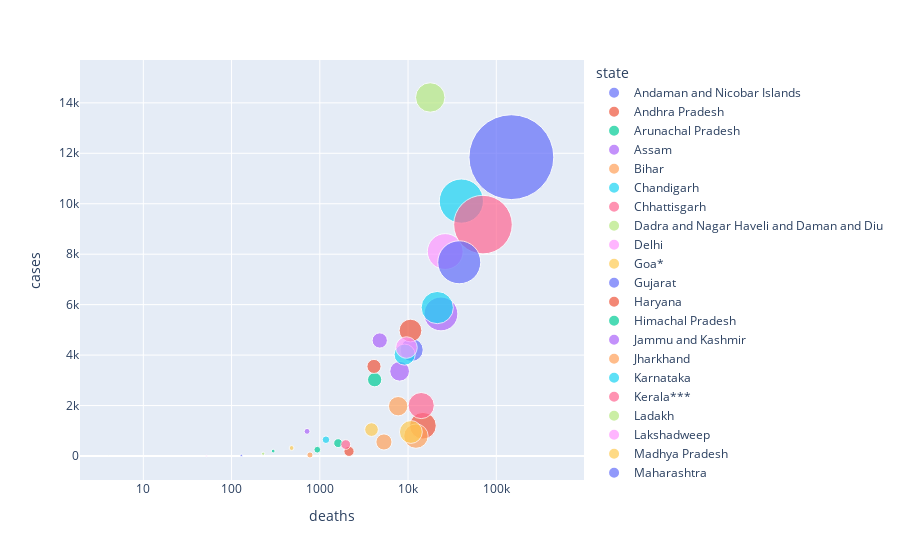

Notebook code for this chart:
### Code cell
data=response.json()
df=pd.json_normalize(data['states'])
fig = px.scatter(df, x="deaths",y="cases",size="deaths", color="state",log_x=True, size_max=60)
fig.show()
df

### Figure 1 — Plotly figure (JSON) as saved in the notebook; plotly's stock layout.template omitted (floating-point values rounded to 4 significant figures)
{"data": [{"hovertemplate": "state=Andaman and Nicobar Islands<br>deaths=%{marker.size}<br>cases=%{y}<extra></extra>", "legendgroup": "Andaman and Nicobar Islands", "marker": {"color": "#636efa", "size": [129], "sizemode": "area", "sizeref": 41.16, "symbol": "circle"}, "mode": "markers", "name": "Andaman and Nicobar Islands", "orientation": "v", "showlegend": true, "type": "scatter", "x": [129], "xaxis": "x", "y": [24], "yaxis": "y"}, {"hovertemplate": "state=Andhra Pradesh<br>deaths=%{marker.size}<br>cases=%{y}<extra></extra>", "legendgroup": "Andhra Pradesh", "marker": {"color": "#EF553B", "size": [14733], "sizemode": "area", "sizeref": 41.16, "symbol": "circle"}, "mode": "markers", "name": "Andhra Pradesh", "orientation": "v", "showlegend": true, "type": "scatter", "x": [14733], "xaxis": "x", "y": [1199], "yaxis": "y"}, {"hovertemplate": "state=Arunachal Pradesh<br>deaths=%{marker.size}<br>cases=%{y}<extra></extra>", "legendgroup": "Arunachal Pradesh", "marker": {"color": "#00cc96", "size": [296], "sizemode": "area", "sizeref": 41.16, "symbol": "circle"}, "mode": "markers", "name": "Arunachal Pradesh", "orientation": "v", "showlegend": true, "type": "scatter", "x": [296], "xaxis": "x", "y": [196], "yaxis": "y"}, {"hovertemplate": "state=Assam<br>deaths=%{marker.size}<br>cases=%{y}<extra></extra>", "legendgroup": "Assam", "marker": {"color": "#ab63fa", "size": [8026], "sizemode": "area", "sizeref": 41.16, "symbol": "circle"}, "mode": "markers", "name": "Assam", "orientation": "v", "showlegend": true, "type": "scatter", "x": [8026], "xaxis": "x", "y": [3359], "yaxis": "y"}, {"hovertemplate": "state=Bihar<br>deaths=%{marker.size}<br>cases=%{y}<extra></extra>", "legendgroup": "Bihar", "marker": {"color": "#FFA15A", "size": [12287], "sizemode": "area", "sizeref": 41.16, "symbol": "circle"}, "mode": "markers", "name": "Bihar", "orientation": "v", "showlegend": true, "type": "scatter", "x": [12287], "xaxis": "x", "y": [789], "yaxis": "y"}, {"hovertemplate": "state=Chandigarh<br>deaths=%{marker.size}<br>cases=%{y}<extra></extra>", "legendgroup": "Chandigarh", "marker": {"color": "#19d3f3", "size": [1174], "sizemode": "area", "sizeref": 41.16, "symbol": "circle"}, "mode": "markers", "name": "Chandigarh", "orientation": "v", "showlegend": true, "type": "scatter", "x": [1174], "xaxis": "x", "y": [645], "yaxis": "y"}, {"hovertemplate": "state=Chhattisgarh<br>deaths=%{marker.size}<br>cases=%{y}<extra></extra>", "legendgroup": "Chhattisgarh", "marker": {"color": "#FF6692", "size": [14088], "sizemode": "area", "sizeref": 41.16, "symbol": "circle"}, "mode": "markers", "name": "Chhattisgarh", "orientation": "v", "showlegend": true, "type": "scatter", "x": [14088], "xaxis": "x", "y": [2000], "yaxis": "y"}, {"hovertemplate": "state=Dadra and Nagar Haveli and Daman and Diu<br>deaths=%{marker.size}<br>cases=%{y}<extra></extra>", "legendgroup": "Dadra and Nagar Haveli and Daman and Diu", "marker": {"color": "#B6E880", "size": [4], "sizemode": "area", "sizeref": 41.16, "symbol": "circle"}, "mode": "markers", "name": "Dadra and Nagar Haveli and Daman and Diu", "orientation": "v", "showlegend": true, "type": "scatter", "x": [4], "xaxis": "x", "y": [9], "yaxis": "y"}, {"hovertemplate": "state=Delhi<br>deaths=%{marker.size}<br>cases=%{y}<extra></extra>", "legendgroup": "Delhi", "marker": {"color": "#FF97FF", "size": [26376], "sizemode": "area", "sizeref": 41.16, "symbol": "circle"}, "mode": "markers", "name": "Delhi", "orientation": "v", "showlegend": true, "type": "scatter", "x": [26376], "xaxis": "x", "y": [8105], "yaxis": "y"}, {"hovertemplate": "state=Goa*<br>deaths=%{marker.size}<br>cases=%{y}<extra></extra>", "legendgroup": "Goa*", "marker": {"color": "#FECB52", "size": [3855], "sizemode": "area", "sizeref": 41.16, "symbol": "circle"}, "mode": "markers", "name": "Goa*", "orientation": "v", "showlegend": true, "type": "scatter", "x": [3855], "xaxis": "x", "y": [1047], "yaxis": "y"}, {"hovertemplate": "state=Gujarat<br>deaths=%{marker.size}<br>cases=%{y}<extra></extra>", "legendgroup": "Gujarat", "marker": {"color": "#636efa", "size": [10990], "sizemode": "area", "sizeref": 41.16, "symbol": "circle"}, "mode": "markers", "name": "Gujarat", "orientation": "v", "showlegend": true, "type": "scatter", "x": [10990], "xaxis": "x", "y": [4205], "yaxis": "y"}, {"hovertemplate": "state=Haryana<br>deaths=%{marker.size}<br>cases=%{y}<extra></extra>", "legendgroup": "Haryana", "marker": {"color": "#EF553B", "size": [10654], "sizemode": "area", "sizeref": 41.16, "symbol": "circle"}, "mode": "markers", "name": "Haryana", "orientation": "v", "showlegend": true, "type": "scatter", "x": [10654], "xaxis": "x", "y": [4973], "yaxis": "y"}, {"hovertemplate": "state=Himachal Pradesh<br>deaths=%{marker.size}<br>cases=%{y}<extra></extra>", "legendgroup": "Himachal Pradesh", "marker": {"color": "#00cc96", "size": [4183], "sizemode": "area", "sizeref": 41.16, "symbol": "circle"}, "mode": "markers", "name": "Himachal Pradesh", "orientation": "v", "showlegend": true, "type": "scatter", "x": [4183], "xaxis": "x", "y": [3024], "yaxis": "y"}, {"hovertemplate": "state=Jammu and Kashmir<br>deaths=%{marker.size}<br>cases=%{y}<extra></extra>", "legendgroup": "Jammu and Kashmir", "marker": {"color": "#ab63fa", "size": [4777], "sizemode": "area", "sizeref": 41.16, "symbol": "circle"}, "mode": "markers", "name": "Jammu and Kashmir", "orientation": "v", "showlegend": true, "type": "scatter", "x": [4777], "xaxis": "x", "y": [4579], "yaxis": "y"}, {"hovertemplate": "state=Jharkhand<br>deaths=%{marker.size}<br>cases=%{y}<extra></extra>", "legendgroup": "Jharkhand", "marker": {"color": "#FFA15A", "size": [5330], "sizemode": "area", "sizeref": 41.16, "symbol": "circle"}, "mode": "markers", "name": "Jharkhand", "orientation": "v", "showlegend": true, "type": "scatter", "x": [5330], "xaxis": "x", "y": [556], "yaxis": "y"}, {"hovertemplate": "state=Karnataka<br>deaths=%{marker.size}<br>cases=%{y}<extra></extra>", "legendgroup": "Karnataka", "marker": {"color": "#19d3f3", "size": [40186], "sizemode": "area", "sizeref": 41.16, "symbol": "circle"}, "mode": "markers", "name": "Karnataka", "orientation": "v", "showlegend": true, "type": "scatter", "x": [40186], "xaxis": "x", "y": [10105], "yaxis": "y"}, {"hovertemplate": "state=Kerala***<br>deaths=%{marker.size}<br>cases=%{y}<extra></extra>", "legendgroup": "Kerala***", "marker": {"color": "#FF6692", "size": [70642], "sizemode": "area", "sizeref": 41.16, "symbol": "circle"}, "mode": "markers", "name": "Kerala***", "orientation": "v", "showlegend": true, "type": "scatter", "x": [70642], "xaxis": "x", "y": [9173], "yaxis": "y"}, {"hovertemplate": "state=Ladakh<br>deaths=%{marker.size}<br>cases=%{y}<extra></extra>", "legendgroup": "Ladakh", "marker": {"color": "#B6E880", "size": [228], "sizemode": "area", "sizeref": 41.16, "symbol": "circle"}, "mode": "markers", "name": "Ladakh", "orientation": "v", "showlegend": true, "type": "scatter", "x": [228], "xaxis": "x", "y": [91], "yaxis": "y"}, {"hovertemplate": "state=Lakshadweep<br>deaths=%{marker.size}<br>cases=%{y}<extra></extra>", "legendgroup": "Lakshadweep", "marker": {"color": "#FF97FF", "size": [52], "sizemode": "area", "sizeref": 41.16, "symbol": "circle"}, "mode": "markers", "name": "Lakshadweep", "orientation": "v", "showlegend": true, "type": "scatter", "x": [52], "xaxis": "x", "y": [0], "yaxis": "y"}, {"hovertemplate": "state=Madhya Pradesh<br>deaths=%{marker.size}<br>cases=%{y}<extra></extra>", "legendgroup": "Madhya Pradesh", "marker": {"color": "#FECB52", "size": [10763], "sizemode": "area", "sizeref": 41.16, "symbol": "circle"}, "mode": "markers", "name": "Madhya Pradesh", "orientation": "v", "showlegend": true, "type": "scatter", "x": [10763], "xaxis": "x", "y": [952], "yaxis": "y"}, {"hovertemplate": "state=Maharashtra<br>deaths=%{marker.size}<br>cases=%{y}<extra></extra>", "legendgroup": "Maharashtra", "marker": {"color": "#636efa", "size": [148168], "sizemode": "area", "sizeref": 41.16, "symbol": "circle"}, "mode": "markers", "name": "Maharashtra", "orientation": "v", "showlegend": true, "type": "scatter", "x": [148168], "xaxis": "x", "y": [11847], "yaxis": "y"}, {"hovertemplate": "state=Manipur<br>deaths=%{marker.size}<br>cases=%{y}<extra></extra>", "legendgroup": "Manipur", "marker": {"color": "#EF553B", "size": [2143], "sizemode": "area", "sizeref": 41.16, "symbol": "circle"}, "mode": "markers", "name": "Manipur", "orientation": "v", "showlegend": true, "type": "scatter", "x": [2143], "xaxis": "x", "y": [183], "yaxis": "y"}, {"hovertemplate": "state=Meghalaya<br>deaths=%{marker.size}<br>cases=%{y}<extra></extra>", "legendgroup": "Meghalaya", "marker": {"color": "#00cc96", "size": [1613], "sizemode": "area", "sizeref": 41.16, "symbol": "circle"}, "mode": "markers", "name": "Meghalaya", "orientation": "v", "showlegend": true, "type": "scatter", "x": [1613], "xaxis": "x", "y": [510], "yaxis": "y"}, {"hovertemplate": "state=Mizoram<br>deaths=%{marker.size}<br>cases=%{y}<extra></extra>", "legendgroup": "Mizoram", "marker": {"color": "#ab63fa", "size": [717], "sizemode": "area", "sizeref": 41.16, "symbol": "circle"}, "mode": "markers", "name": "Mizoram", "orientation": "v", "showlegend": true, "type": "scatter", "x": [717], "xaxis": "x", "y": [976], "yaxis": "y"}, {"hovertemplate": "state=Nagaland<br>deaths=%{marker.size}<br>cases=%{y}<extra></extra>", "legendgroup": "Nagaland", "marker": {"color": "#FFA15A", "size": [773], "sizemode": "area", "sizeref": 41.16, "symbol": "circle"}, "mode": "markers", "name": "Nagaland", "orientation": "v", "showlegend": true, "type": "scatter", "x": [773], "xaxis": "x", "y": [41], "yaxis": "y"}, {"hovertemplate": "state=Odisha<br>deaths=%{marker.size}<br>cases=%{y}<extra></extra>", "legendgroup": "Odisha", "marker": {"color": "#19d3f3", "size": [9154], "sizemode": "area", "sizeref": 41.16, "symbol": "circle"}, "mode": "markers", "name": "Odisha", "orientation": "v", "showlegend": true, "type": "scatter", "x": [9154], "xaxis": "x", "y": [4019], "yaxis": "y"}, {"hovertemplate": "state=Puducherry<br>deaths=%{marker.size}<br>cases=%{y}<extra></extra>", "legendgroup": "Puducherry", "marker": {"color": "#FF6692", "size": [1967], "sizemode": "area", "sizeref": 41.16, "symbol": "circle"}, "mode": "markers", "name": "Puducherry", "orientation": "v", "showlegend": true, "type": "scatter", "x": [1967], "xaxis": "x", "y": [454], "yaxis": "y"}, {"hovertemplate": "state=Punjab**<br>deaths=%{marker.size}<br>cases=%{y}<extra></extra>", "legendgroup": "Punjab**", "marker": {"color": "#B6E880", "size": [17851], "sizemode": "area", "sizeref": 41.16, "symbol": "circle"}, "mode": "markers", "name": "Punjab**", "orientation": "v", "showlegend": true, "type": "scatter", "x": [17851], "xaxis": "x", "y": [14213], "yaxis": "y"}, {"hovertemplate": "state=Rajasthan<br>deaths=%{marker.size}<br>cases=%{y}<extra></extra>", "legendgroup": "Rajasthan", "marker": {"color": "#FF97FF", "size": [9593], "sizemode": "area", "sizeref": 41.16, "symbol": "circle"}, "mode": "markers", "name": "Rajasthan", "orientation": "v", "showlegend": true, "type": "scatter", "x": [9593], "xaxis": "x", "y": [4299], "yaxis": "y"}, {"hovertemplate": "state=Sikkim<br>deaths=%{marker.size}<br>cases=%{y}<extra></extra>", "legendgroup": "Sikkim", "marker": {"color": "#FECB52", "size": [479], "sizemode": "area", "sizeref": 41.16, "symbol": "circle"}, "mode": "markers", "name": "Sikkim", "orientation": "v", "showlegend": true, "type": "scatter", "x": [479], "xaxis": "x", "y": [317], "yaxis": "y"}, {"hovertemplate": "state=Tamil Nadu<br>deaths=%{marker.size}<br>cases=%{y}<extra></extra>", "legendgroup": "Tamil Nadu", "marker": {"color": "#636efa", "size": [38033], "sizemode": "area", "sizeref": 41.16, "symbol": "circle"}, "mode": "markers", "name": "Tamil Nadu", "orientation": "v", "showlegend": true, "type": "scatter", "x": [38033], "xaxis": "x", "y": [7680], "yaxis": "y"}, {"hovertemplate": "state=Telangana<br>deaths=%{marker.size}<br>cases=%{y}<extra></extra>", "legendgroup": "Telangana", "marker": {"color": "#EF553B", "size": [4111], "sizemode": "area", "sizeref": 41.16, "symbol": "circle"}, "mode": "markers", "name": "Telangana", "orientation": "v", "showlegend": true, "type": "scatter", "x": [4111], "xaxis": "x", "y": [3551], "yaxis": "y"}, {"hovertemplate": "state=Tripura<br>deaths=%{marker.size}<br>cases=%{y}<extra></extra>", "legendgroup": "Tripura", "marker": {"color": "#00cc96", "size": [937], "sizemode": "area", "sizeref": 41.16, "symbol": "circle"}, "mode": "markers", "name": "Tripura", "orientation": "v", "showlegend": true, "type": "scatter", "x": [937], "xaxis": "x", "y": [250], "yaxis": "y"}, {"hovertemplate": "state=Uttar Pradesh<br>deaths=%{marker.size}<br>cases=%{y}<extra></extra>", "legendgroup": "Uttar Pradesh", "marker": {"color": "#ab63fa", "size": [23583], "sizemode": "area", "sizeref": 41.16, "symbol": "circle"}, "mode": "markers", "name": "Uttar Pradesh", "orientation": "v", "showlegend": true, "type": "scatter", "x": [23583], "xaxis": "x", "y": [5632], "yaxis": "y"}, {"hovertemplate": "state=Uttarakhand<br>deaths=%{marker.size}<br>cases=%{y}<extra></extra>", "legendgroup": "Uttarakhand", "marker": {"color": "#FFA15A", "size": [7726], "sizemode": "area", "sizeref": 41.16, "symbol": "circle"}, "mode": "markers", "name": "Uttarakhand", "orientation": "v", "showlegend": true, "type": "scatter", "x": [7726], "xaxis": "x", "y": [1974], "yaxis": "y"}, {"hovertemplate": "state=West Bengal<br>deaths=%{marker.size}<br>cases=%{y}<extra></extra>", "legendgroup": "West Bengal", "marker": {"color": "#19d3f3", "size": [21420], "sizemode": "area", "sizeref": 41.16, "symbol": "circle"}, "mode": "markers", "name": "West Bengal", "orientation": "v", "showlegend": true, "type": "scatter", "x": [21420], "xaxis": "x", "y": [5884], "yaxis": "y"}], "layout": {"legend": {"itemsizing": "constant", "title": {"text": "state"}, "tracegroupgap": 0}, "margin": {"t": 60}, "xaxis": {"anchor": "y", "domain": [0, 1], "title": {"text": "deaths"}, "type": "log"}, "yaxis": {"anchor": "x", "domain": [0, 1], "title": {"text": "cases"}}}}
